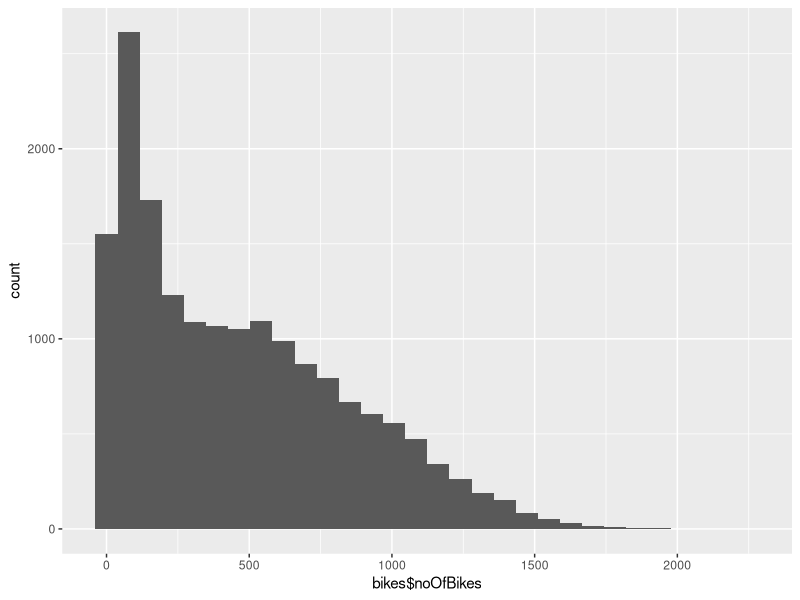
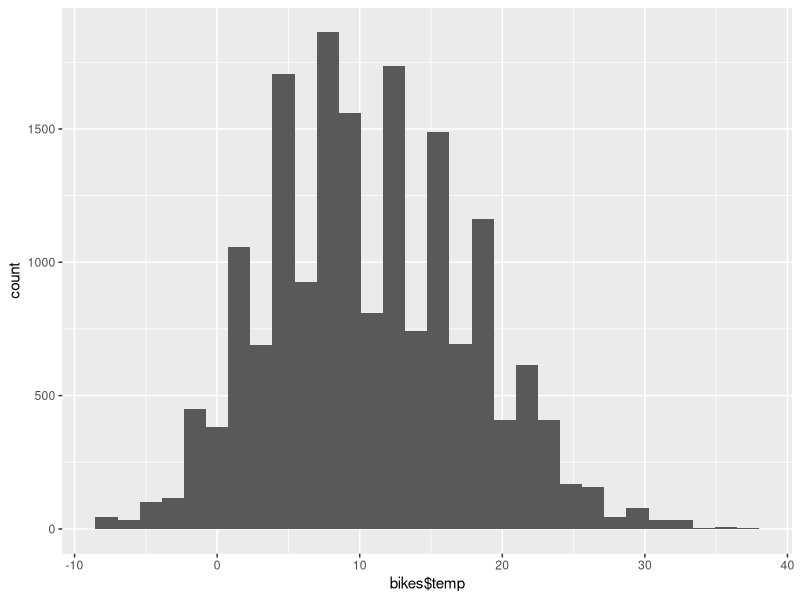
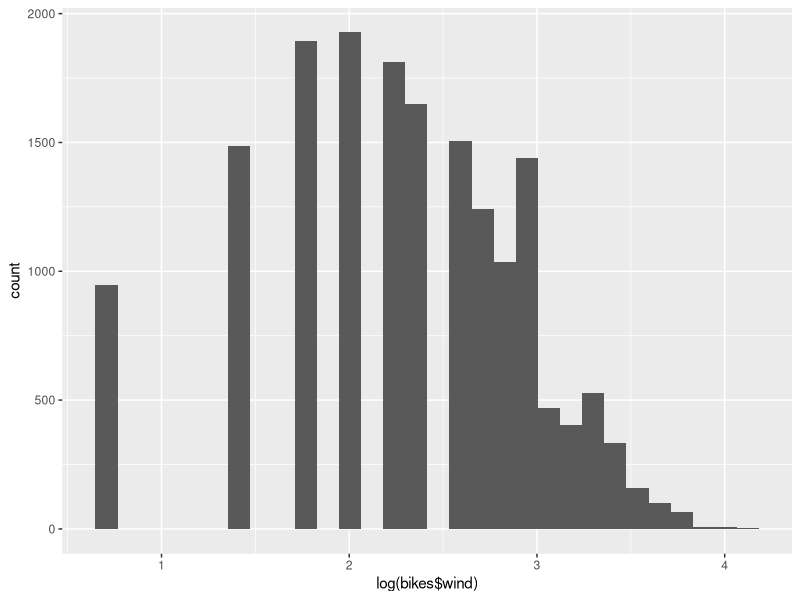

Generate these figures, in order, with R:
## Simple linear regression

## load libraries ####
library(dplyr)
library(ggplot2)
library(fitdistrplus)
library(MASS)

## load data ####
bikes <- read.csv("bikesNeutor1516.csv")

## check distributions ####
# number of bicycles - errors probably not normally distributed
ggplot(data = bikes, aes(bikes$noOfBikes)) + 
  geom_histogram()
# temperature: approx. normally distributed
ggplot(data = bikes, aes(bikes$temp)) + 
  geom_histogram()
# wind: lognormal
ggplot(data = bikes, aes(log(bikes$wind))) + 
  geom_histogram()
bikes$wind_log <- log(bikes$wind)

## filter data for valid observations ####
bikes_filtered <-
  bikes %>%
  dplyr::select(noOfBikes, temp, wind_log) %>%
  filter(wind_log != -Inf)

## fit regression model ####
fit <- lm(noOfBikes ~ temp + wind_log, data = bikes_filtered)

# evaluate
summary(fit)
